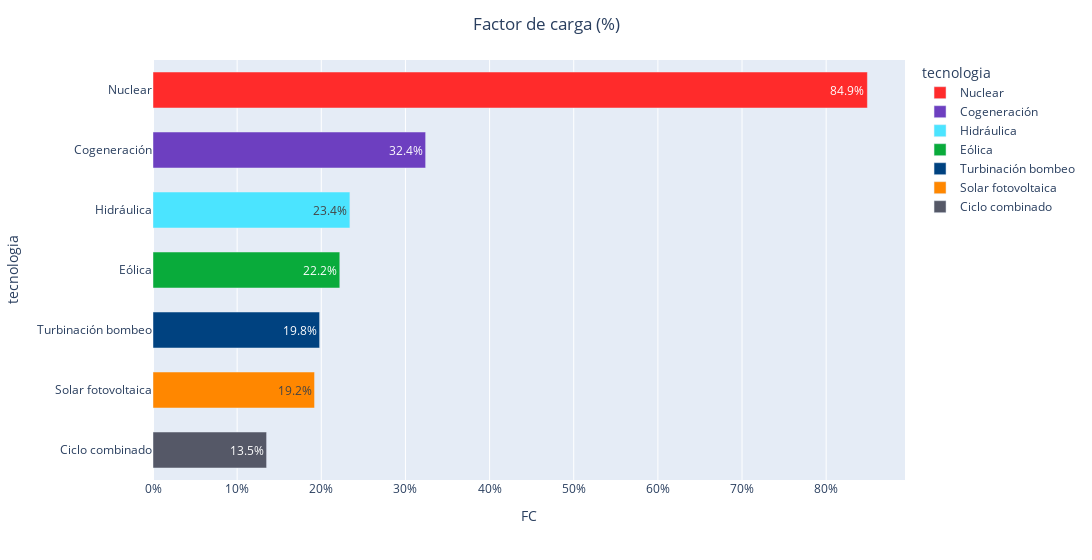

The code cell stored with this chart in its notebook:
### Code cell
graf_FC=px.bar(df_out_ratio_select_fc,x='FC',y='tecnologia',
                    orientation='h',
                    color=df_out_ratio_select_fc['tecnologia'], 
                    hover_name=df_out_ratio_select_fc['tecnologia'],
                    color_discrete_map=colores_tecnologia,
                    width=1300,
                    text_auto=True,
                    hover_data={
                        'tecnologia':False,
                        'horas_gen':True
                    },
                    text='FC',
                    
                    )
graf_FC.update_traces(
    texttemplate='%{text:.1%}',
    textposition='inside',  # Coloca el texto en el centro de las burbujas
    #textfont=dict(size=12, color="black"),  # Tamaño y color del texto
    )
graf_FC.update_layout(
    title=dict(
        text='Factor de carga (%)',
        x=.5,
        xanchor='center',
    ),
    xaxis_tickformat='.0%',
    bargap=.4
)

### Figure 1 — Plotly figure (JSON) as saved in the notebook; plotly's stock layout.template omitted (floating-point values rounded to 4 significant figures)
{"data": [{"alignmentgroup": "True", "customdata": [[6212]], "hovertemplate": "<b>%{hovertext}</b><br><br>FC=%{text}<br>horas_gen=%{customdata[0]}<extra></extra>", "hovertext": ["Nuclear"], "legendgroup": "Nuclear", "marker": {"color": "#ff2b2b", "pattern": {"shape": ""}}, "name": "Nuclear", "offsetgroup": "Nuclear", "orientation": "h", "showlegend": true, "text": [0.849], "textposition": "inside", "texttemplate": "%{text:.1%}", "type": "bar", "x": [0.849], "xaxis": "x", "y": ["Nuclear"], "yaxis": "y"}, {"alignmentgroup": "True", "customdata": [[2373]], "hovertemplate": "<b>%{hovertext}</b><br><br>FC=%{text}<br>horas_gen=%{customdata[0]}<extra></extra>", "hovertext": ["Cogeneración"], "legendgroup": "Cogeneración", "marker": {"color": "#6d3fc0", "pattern": {"shape": ""}}, "name": "Cogeneración", "offsetgroup": "Cogeneración", "orientation": "h", "showlegend": true, "text": [0.324], "textposition": "inside", "texttemplate": "%{text:.1%}", "type": "bar", "x": [0.324], "xaxis": "x", "y": ["Cogeneración"], "yaxis": "y"}, {"alignmentgroup": "True", "customdata": [[1710]], "hovertemplate": "<b>%{hovertext}</b><br><br>FC=%{text}<br>horas_gen=%{customdata[0]}<extra></extra>", "hovertext": ["Hidráulica"], "legendgroup": "Hidráulica", "marker": {"color": "#4be4ff", "pattern": {"shape": ""}}, "name": "Hidráulica", "offsetgroup": "Hidráulica", "orientation": "h", "showlegend": true, "text": [0.234], "textposition": "inside", "texttemplate": "%{text:.1%}", "type": "bar", "x": [0.234], "xaxis": "x", "y": ["Hidráulica"], "yaxis": "y"}, {"alignmentgroup": "True", "customdata": [[1622]], "hovertemplate": "<b>%{hovertext}</b><br><br>FC=%{text}<br>horas_gen=%{customdata[0]}<extra></extra>", "hovertext": ["Eólica"], "legendgroup": "Eólica", "marker": {"color": "#09ab3b", "pattern": {"shape": ""}}, "name": "Eólica", "offsetgroup": "Eólica", "orientation": "h", "showlegend": true, "text": [0.222], "textposition": "inside", "texttemplate": "%{text:.1%}", "type": "bar", "x": [0.222], "xaxis": "x", "y": ["Eólica"], "yaxis": "y"}, {"alignmentgroup": "True", "customdata": [[1449]], "hovertemplate": "<b>%{hovertext}</b><br><br>FC=%{text}<br>horas_gen=%{customdata[0]}<extra></extra>", "hovertext": ["Turbinación bombeo"], "legendgroup": "Turbinación bombeo", "marker": {"color": "#004280", "pattern": {"shape": ""}}, "name": "Turbinación bombeo", "offsetgroup": "Turbinación bombeo", "orientation": "h", "showlegend": true, "text": [0.198], "textposition": "inside", "texttemplate": "%{text:.1%}", "type": "bar", "x": [0.198], "xaxis": "x", "y": ["Turbinación bombeo"], "yaxis": "y"}, {"alignmentgroup": "True", "customdata": [[1402]], "hovertemplate": "<b>%{hovertext}</b><br><br>FC=%{text}<br>horas_gen=%{customdata[0]}<extra></extra>", "hovertext": ["Solar fotovoltaica"], "legendgroup": "Solar fotovoltaica", "marker": {"color": "#ff8700", "pattern": {"shape": ""}}, "name": "Solar fotovoltaica", "offsetgroup": "Solar fotovoltaica", "orientation": "h", "showlegend": true, "text": [0.192], "textposition": "inside", "texttemplate": "%{text:.1%}", "type": "bar", "x": [0.192], "xaxis": "x", "y": ["Solar fotovoltaica"], "yaxis": "y"}, {"alignmentgroup": "True", "customdata": [[989]], "hovertemplate": "<b>%{hovertext}</b><br><br>FC=%{text}<br>horas_gen=%{customdata[0]}<extra></extra>", "hovertext": ["Ciclo combinado"], "legendgroup": "Ciclo combinado", "marker": {"color": "#555867", "pattern": {"shape": ""}}, "name": "Ciclo combinado", "offsetgroup": "Ciclo combinado", "orientation": "h", "showlegend": true, "text": [0.135], "textposition": "inside", "texttemplate": "%{text:.1%}", "type": "bar", "x": [0.135], "xaxis": "x", "y": ["Ciclo combinado"], "yaxis": "y"}], "layout": {"bargap": 0.4, "barmode": "relative", "legend": {"title": {"text": "tecnologia"}, "tracegroupgap": 0}, "margin": {"t": 60}, "title": {"text": "Factor de carga (%)", "x": 0.5, "xanchor": "center"}, "width": 1300, "xaxis": {"anchor": "y", "domain": [0, 1], "tickformat": ".0%", "title": {"text": "FC"}}, "yaxis": {"anchor": "x", "categoryarray": ["Ciclo combinado", "Solar fotovoltaica", "Turbinación bombeo", "Eólica", "Hidráulica", "Cogeneración", "Nuclear"], "categoryorder": "array", "domain": [0, 1], "title": {"text": "tecnologia"}}}}
